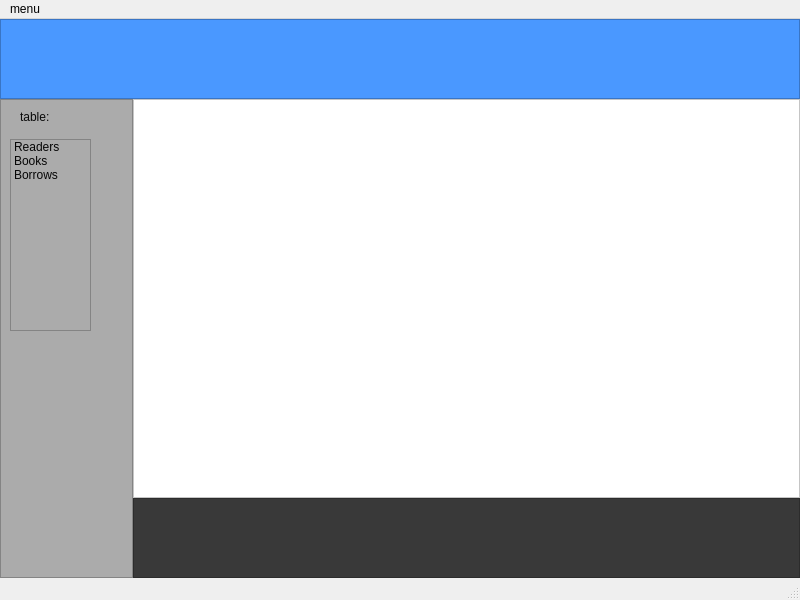
<?xml version="1.0" encoding="UTF-8"?>
<ui version="4.0">
 <class>MainWindow</class>
 <widget class="QMainWindow" name="MainWindow">
  <property name="geometry">
   <rect>
    <x>0</x>
    <y>0</y>
    <width>800</width>
    <height>600</height>
   </rect>
  </property>
  <property name="windowTitle">
   <string>MainWindow</string>
  </property>
  <widget class="QWidget" name="centralwidget">
   <layout class="QGridLayout" name="gridLayout" rowstretch="20,100,20" columnstretch="20,100">
    <property name="leftMargin">
     <number>0</number>
    </property>
    <property name="topMargin">
     <number>0</number>
    </property>
    <property name="rightMargin">
     <number>0</number>
    </property>
    <property name="bottomMargin">
     <number>0</number>
    </property>
    <property name="spacing">
     <number>0</number>
    </property>
    <item row="0" column="0" colspan="2">
     <widget class="QFrame" name="topf">
      <property name="styleSheet">
       <string notr="true">background-color: rgb(74, 152, 255);</string>
      </property>
      <property name="frameShape">
       <enum>QFrame::StyledPanel</enum>
      </property>
      <property name="frameShadow">
       <enum>QFrame::Raised</enum>
      </property>
     </widget>
    </item>
    <item row="1" column="0" rowspan="2">
     <widget class="QFrame" name="menuf">
      <property name="styleSheet">
       <string notr="true">background-color: rgb(171, 171, 171);</string>
      </property>
      <property name="frameShape">
       <enum>QFrame::StyledPanel</enum>
      </property>
      <property name="frameShadow">
       <enum>QFrame::Raised</enum>
      </property>
      <widget class="QLabel" name="label">
       <property name="geometry">
        <rect>
         <x>20</x>
         <y>10</y>
         <width>49</width>
         <height>16</height>
        </rect>
       </property>
       <property name="styleSheet">
        <string notr="true">color: rgb(9, 9, 9);</string>
       </property>
       <property name="text">
        <string>table:</string>
       </property>
      </widget>
      <widget class="QListWidget" name="tab_list">
       <property name="geometry">
        <rect>
         <x>10</x>
         <y>40</y>
         <width>81</width>
         <height>192</height>
        </rect>
       </property>
       <property name="styleSheet">
        <string notr="true">color: rgb(6, 6, 6);</string>
       </property>
       <item>
        <property name="text">
         <string>Readers</string>
        </property>
       </item>
       <item>
        <property name="text">
         <string>Books</string>
        </property>
       </item>
       <item>
        <property name="text">
         <string>Borrows</string>
        </property>
       </item>
      </widget>
     </widget>
    </item>
    <item row="1" column="1">
     <widget class="QFrame" name="midf">
      <property name="styleSheet">
       <string notr="true">background-color: rgb(255, 255, 255);</string>
      </property>
      <property name="frameShape">
       <enum>QFrame::StyledPanel</enum>
      </property>
      <property name="frameShadow">
       <enum>QFrame::Raised</enum>
      </property>
     </widget>
    </item>
    <item row="2" column="1">
     <widget class="QFrame" name="bottomf">
      <property name="styleSheet">
       <string notr="true">background-color: rgb(57, 57, 57);</string>
      </property>
      <property name="frameShape">
       <enum>QFrame::StyledPanel</enum>
      </property>
      <property name="frameShadow">
       <enum>QFrame::Raised</enum>
      </property>
     </widget>
    </item>
   </layout>
  </widget>
  <widget class="QMenuBar" name="menubar">
   <property name="geometry">
    <rect>
     <x>0</x>
     <y>0</y>
     <width>800</width>
     <height>21</height>
    </rect>
   </property>
   <widget class="QMenu" name="menumenu">
    <property name="title">
     <string>menu</string>
    </property>
    <addaction name="actionSave_database"/>
    <addaction name="actionInport_database"/>
    <addaction name="actionExport_database"/>
   </widget>
   <addaction name="menumenu"/>
  </widget>
  <widget class="QStatusBar" name="statusbar"/>
  <action name="actionSave_database">
   <property name="text">
    <string>Save database</string>
   </property>
  </action>
  <action name="actionInport_database">
   <property name="text">
    <string>Inport database</string>
   </property>
  </action>
  <action name="actionExport_database">
   <property name="text">
    <string>Export database</string>
   </property>
  </action>
 </widget>
 <resources/>
 <connections/>
</ui>
